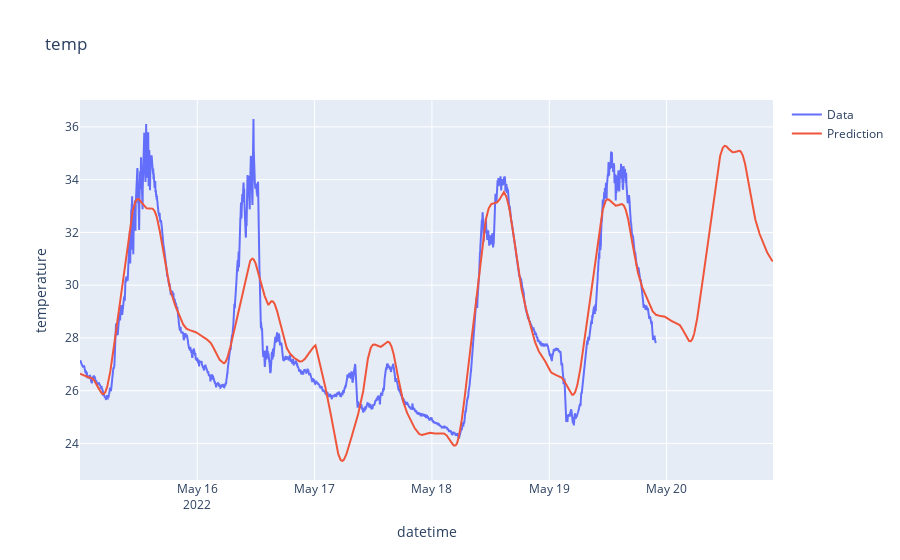

The notebook cell saved with this chart:
### Code cell
trace1 = go.Scatter(
    x = new_column['ds'].values,
    y = new_column['y'].values,
    mode = 'lines',
    name = 'Data'
)
trace2 = go.Scatter(
    x = forecast['ds'].values,
    y = forecast['yhat1'].values,
    mode = 'lines',
    name = 'Prediction'
)

layout = go.Layout(
    title = "temp",
    xaxis = {'title' : "datetime"},
    yaxis = {'title' : "temperature"}
)
fig = go.Figure(data=[trace1, trace2], layout=layout)
fig.show()

### Figure 1 — Plotly figure (JSON) as saved in the notebook; plotly's stock layout.template omitted (floating-point values rounded to 4 significant figures; data arrays with more than 128 entries replaced by an {"elided": "..."} marker saying what was removed)
{"data": [{"mode": "lines", "name": "Data", "type": "scatter", "x": {"elided": "7066 str values"}, "y": {"elided": "7066 float values"}}, {"mode": "lines", "name": "Prediction", "type": "scatter", "x": {"elided": "8506 str values"}, "y": {"elided": "8506 float values"}}], "layout": {"title": {"text": "temp"}, "xaxis": {"title": {"text": "datetime"}}, "yaxis": {"title": {"text": "temperature"}}}}
